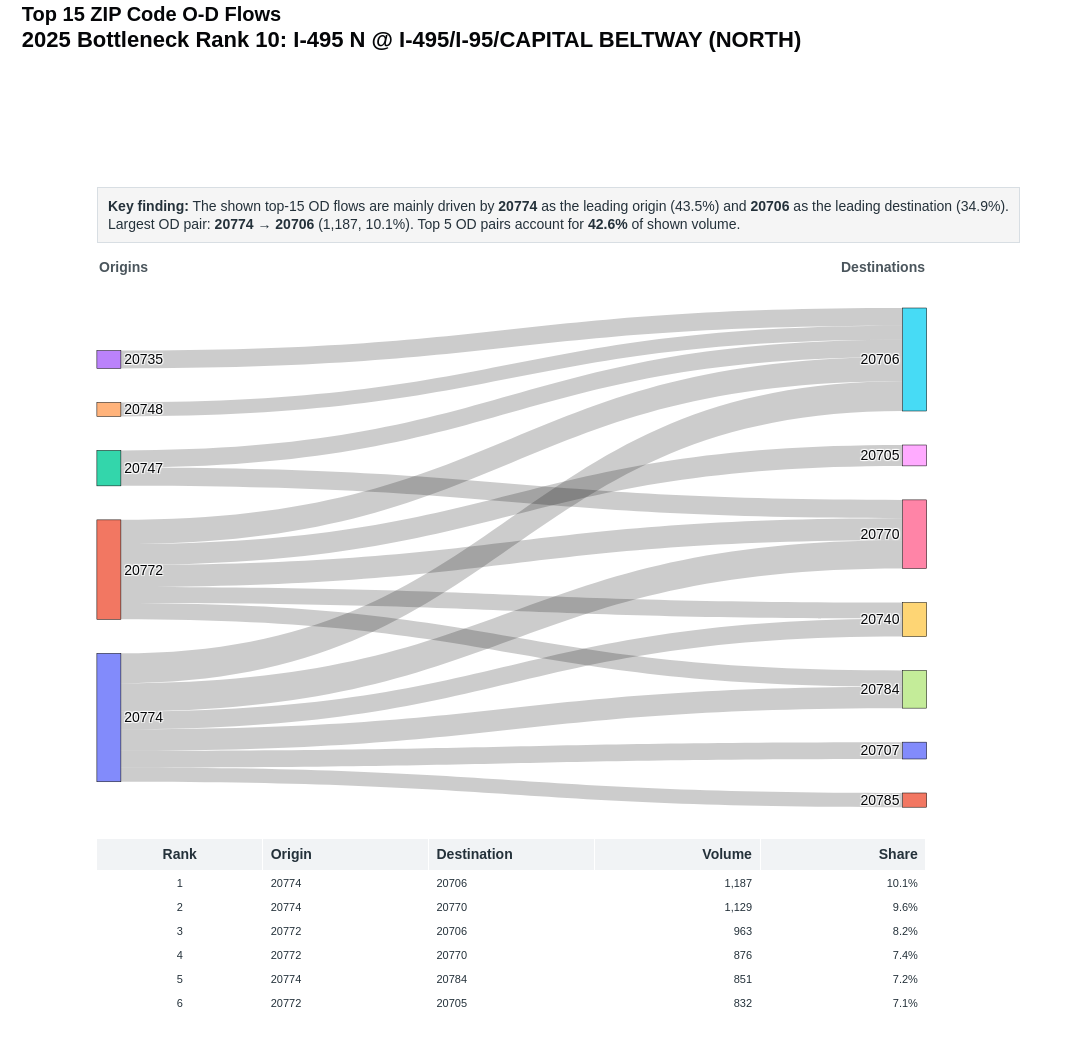

Here is the notebook cell this chart was saved with:
### Code cell
zip_sankey

### Figure 1 — Plotly figure (JSON) as saved in the notebook; plotly's stock layout.template omitted (floating-point values rounded to 4 significant figures)
{"data": [{"arrangement": "snap", "domain": {"x": [0.04, 0.94], "y": [0.26, 0.9]}, "link": {"customdata": [[1, "20774", "20706", 1187, 0.1009], [2, "20774", "20770", 1129, 0.09601], [3, "20772", "20706", 963, 0.08189], [4, "20772", "20770", 876, 0.0745], [5, "20774", "20784", 851, 0.07237], [6, "20772", "20705", 832, 0.07075], [7, "20747", "20770", 728, 0.06191], [8, "20735", "20706", 712, 0.06055], [9, "20774", "20740", 711, 0.06046], [10, "20747", "20706", 684, 0.05817], [11, "20774", "20707", 671, 0.05706], [12, "20772", "20784", 648, 0.05511], [13, "20772", "20740", 644, 0.05477], [14, "20774", "20785", 566, 0.04813], [15, "20748", "20706", 557, 0.04737]], "hovertemplate": "<b>OD Pair Rank %{customdata[0]}</b><br>%{customdata[1]} → %{customdata[2]}<br>Volume: %{customdata[3]:,.0f}<br>Share of shown top-15 volume: %{customdata[4]:.1%}<extra></extra>", "source": [0, 0, 1, 1, 0, 1, 2, 3, 0, 2, 0, 1, 1, 0, 4], "target": [5, 6, 5, 6, 7, 8, 6, 5, 9, 5, 10, 7, 9, 11, 5], "value": [1187.0, 1129.0, 963.0, 876.0, 851.0, 832.0, 728.0, 712.0, 711.0, 684.0, 671.0, 648.0, 644.0, 566.0, 557.0]}, "node": {"hovertemplate": "<b>%{label}</b><br>Total shown OD volume: %{value:,.0f}<extra></extra>", "label": ["20774", "20772", "20747", "20735", "20748", "20706", "20770", "20784", "20705", "20740", "20707", "20785"], "line": {"color": "black", "width": 0.5}, "pad": 34, "thickness": 24}, "type": "sankey"}, {"cells": {"align": ["center", "left", "left", "right", "right"], "fill": {"color": "white"}, "font": {"color": "#24313A", "size": 11}, "height": 24, "values": [[1, 2, 3, 4, 5, 6, 7, 8, 9, 10, 11, 12, 13, 14, 15], ["20774", "20774", "20772", "20772", "20774", "20772", "20747", "20735", "20774", "20747", "20774", "20772", "20772", "20774", "20748"], ["20706", "20770", "20706", "20770", "20784", "20705", "20770", "20706", "20740", "20706", "20707", "20784", "20740", "20785", "20706"], ["1,187", "1,129", "963", "876", "851", "832", "728", "712", "711", "684", "671", "648", "644", "566", "557"], ["10.1%", "9.6%", "8.2%", "7.4%", "7.2%", "7.1%", "6.2%", "6.1%", "6.0%", "5.8%", "5.7%", "5.5%", "5.5%", "4.8%", "4.7%"]]}, "domain": {"x": [0.04, 0.94], "y": [0, 0.22]}, "header": {"align": ["center", "left", "left", "right", "right"], "fill": {"color": "#F1F3F5"}, "font": {"color": "#24313A", "size": 14}, "height": 26, "values": ["<b>Rank</b>", "<b>Origin</b>", "<b>Destination</b>", "<b>Volume</b>", "<b>Share</b>"]}, "type": "table"}], "layout": {"annotations": [{"align": "left", "bgcolor": "rgba(245,245,245,0.98)", "bordercolor": "#D8DEE3", "borderpad": 10, "borderwidth": 1, "font": {"color": "#24313A", "size": 14}, "showarrow": false, "text": "<b>Key finding:</b> The shown top-15 OD flows are mainly driven by <b>20774</b> as the leading origin (43.5%) and <b>20706</b> as the leading destination (34.9%).<br>Largest OD pair: <b>20774 → 20706</b> (1,187, 10.1%). Top 5 OD pairs account for <b>42.6%</b> of shown volume.", "x": 0.04, "xref": "paper", "y": 1.055, "yref": "paper"}, {"align": "left", "font": {"color": "#4A555C", "size": 14}, "showarrow": false, "text": "<b>Origins</b>", "x": 0.04, "xref": "paper", "y": 0.965, "yref": "paper"}, {"align": "right", "font": {"color": "#4A555C", "size": 14}, "showarrow": false, "text": "<b>Destinations</b>", "x": 0.94, "xref": "paper", "y": 0.965, "yref": "paper"}], "font": {"color": "#050608", "family": "Arial", "size": 14}, "height": 1040, "margin": {"b": 30, "l": 60, "r": 110, "t": 230}, "paper_bgcolor": "white", "plot_bgcolor": "white", "title": {"text": "<b>Top 15 ZIP Code O-D Flows</b><br><span style='font-size:22px'><b>2025 Bottleneck Rank 10: I-495 N @ I-495/I-95/CAPITAL BELTWAY (NORTH)</b></span>", "x": 0.02, "xanchor": "left", "y": 0.98, "yanchor": "top"}, "width": 1250}}
